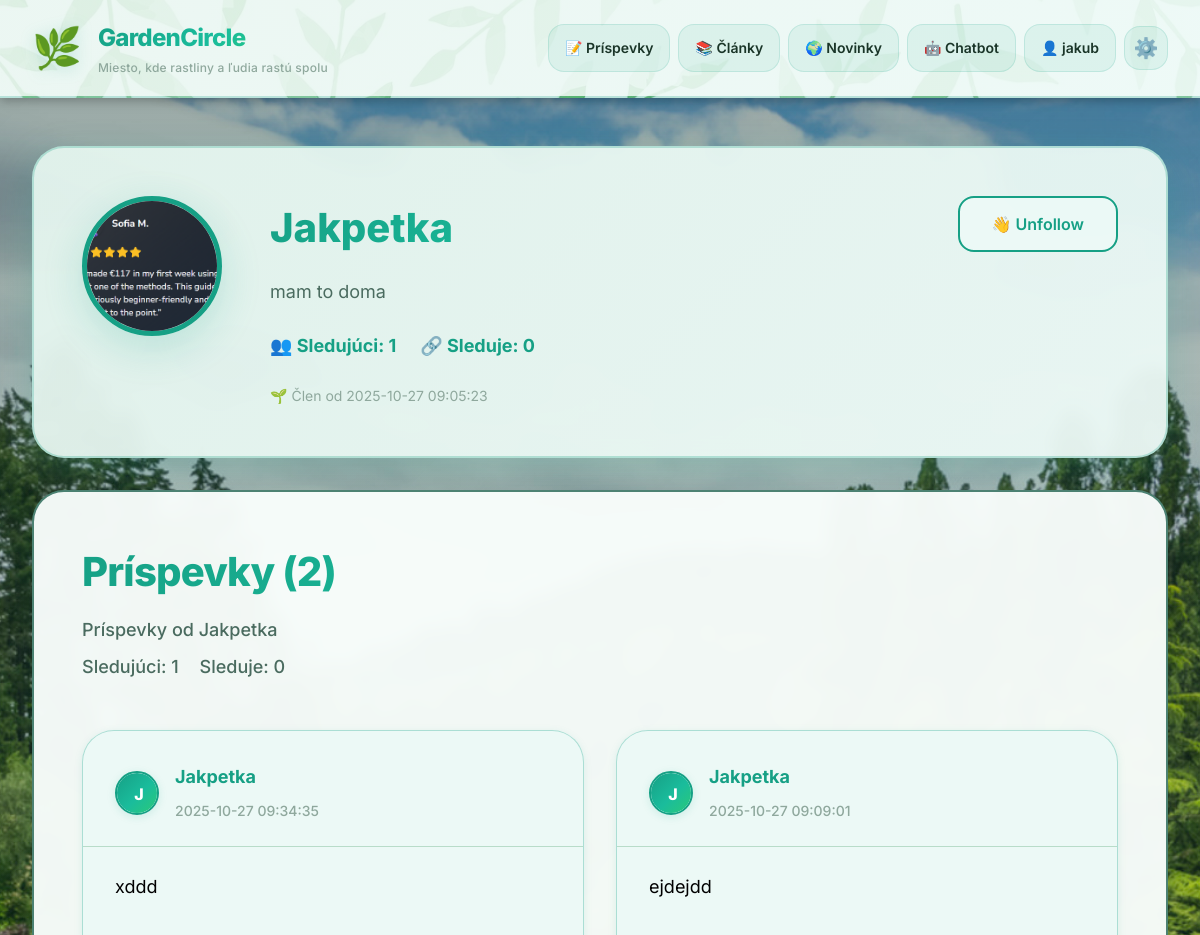
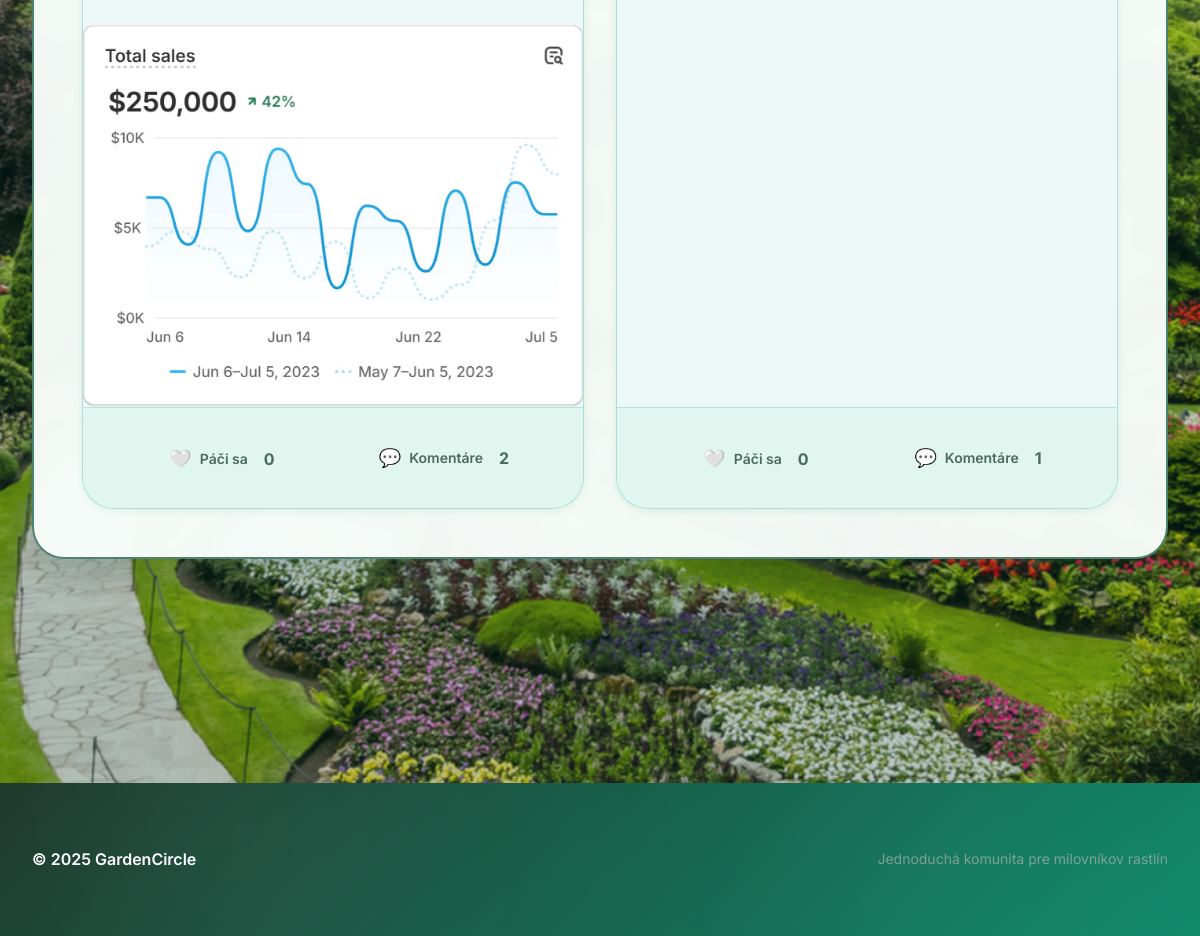
The app's page /user/Jakpetka (signed in) with its own data (2 pictures, top to bottom).
### tables this page shows
CREATE TABLE users (
            id INTEGER PRIMARY KEY AUTOINCREMENT,
            username TEXT UNIQUE NOT NULL,
            email TEXT UNIQUE NOT NULL,
            password_hash TEXT NOT NULL,
            bio TEXT DEFAULT '',
            profile_image TEXT,
            created_at TIMESTAMP NOT NULL DEFAULT (datetime('now'))
        , is_admin BOOLEAN DEFAULT 0);

CREATE TABLE posts (
            id INTEGER PRIMARY KEY AUTOINCREMENT,
            author TEXT NOT NULL DEFAULT 'Anonym',
            content TEXT NOT NULL,
            created_at TIMESTAMP NOT NULL DEFAULT (datetime('now'))
        , image_path TEXT, author_id INTEGER, image_path哦 TEXT);

### backend/routes.py (the view)
    @app.route("/user/<username>")
    @login_required
    def user_profile(username):
        user = User.get_by_username(username)
        if not user:
            return render_template("404.html"), 404
        db = get_db()
        rows = db.execute(
            "SELECT id, author_id, author, content, created_at, image_path FROM posts WHERE author_id = ? ORDER BY created_at DESC",
            (user.id,)
        ).fetchall()
        if not rows:
            posts = []
        else:
            post_ids = [r[0] for r in rows]
            placeholders = ','.join('?' * len(post_ids))
            like_counts = db.execute(
                f"SELECT post_id, COUNT(*) as count FROM likes WHERE post_id IN ({placeholders}) GROUP BY post_id",
                post_ids
            ).fetchall()
            like_counts_dict = {row[0]: row[1] for row in like_counts}
            comment_counts = db.execute(
                f"SELECT post_id, COUNT(*) as count FROM comments WHERE post_id IN ({placeholders}) GROUP BY post_id",
                post_ids
            ).fetchall()
            comment_counts_dict = {row[0]: row[1] for row in comment_counts}
            liked_posts = set()
            if current_user.is_authenticated:
                liked_rows = db.execute(
                    f"SELECT post_id FROM likes WHERE post_id IN ({placeholders}) AND user_id = ?",
                    post_ids + [current_user.id]
                ).fetchall()
                liked_posts = {row[0] for row in liked_rows}
            posts = []
            for r in rows:
                post_id = r[0]
                posts.append({
                    "id": post_id,
                    "author_id": r[1],
                    "author": r[2],
                    "content": r[3],
                    "created_at": r[4],
                    "image_path": r[5],
                    "like_count": like_counts_dict.get(post_id, 0),
                    "liked": post_id in liked_posts,
                    "comment_count": comment_counts_dict.get(post_id, 0)
                })
        followers = db.execute("SELECT COUNT(1) FROM follows WHERE followed_id=?", (user.id,)).fetchone()[0]
        following = db.execute("SELECT COUNT(1) FROM follows WHERE follower_id=?", (user.id,)).fetchone()[0]
        is_following = False
        if current_user.is_authenticated and current_user.id != user.id:
            is_following = db.execute("SELECT 1 FROM follows WHERE follower_id=? AND followed_id=?", (current_user.id, user.id)).fetchone() is not None
        return render_template("profile.html", user=user, posts=posts, followers=followers, following=following, is_following=is_following)

### backend/database.py (called while the page is built)
def get_db():
    db = getattr(g, "_database", None)
    if db is None:
        os.makedirs(os.path.dirname(DB_PATH), exist_ok=True)
        db = g._database = sqlite3.connect(DB_PATH)
        db.row_factory = sqlite3.Row
    return db

### backend/routes.py (called while the page is built)
@login_manager.user_loader
def load_user(user_id):
    return User.get_by_id(user_id)

### backend/user.py (called while the page is built)
    @staticmethod
    def get_by_id(user_id):
        db = get_db()
        row = db.execute(
            "SELECT id, username, email, password_hash, bio, profile_image, created_at, COALESCE(is_admin, 0) as is_admin FROM users WHERE id = ?",
            (user_id,)
        ).fetchone()
        if row:
            return User(row[0], row[1], row[2], row[3], row[4], row[5], row[6], row[7])
        return None

    @staticmethod
    def get_by_username(username):
        db = get_db()
        row = db.execute(
            "SELECT id, username, email, password_hash, bio, profile_image, created_at, COALESCE(is_admin, 0) as is_admin FROM users WHERE username = ?",
            (username,)
        ).fetchone()
        if row:
            return User(row[0], row[1], row[2], row[3], row[4], row[5], row[6], row[7])
        return None

### templates/profile.html (shortened to what this page needs)
{% extends 'base.html' %}
{% block content %}
  <section class="card hero-card fade-in">
    <div style="display: flex; align-items: flex-start; gap: var(--space-2xl); flex-wrap: wrap;">
      <div style="flex-shrink: 0; position: relative;">
        {% if user.profile_image %}
          {% if user.profile_image.startswith('http') %}
            <img src="{{ user.profile_image }}" alt="{{ user.username }}" style="width: 140px; height: 140px; border-radius: var(--radius-full); object-fit: cover; border: 5px solid var(--primary-green); box-shadow: var(--shadow-green);" loading="lazy">
          {% else %}
            <img src="{{ url_for('static', filename=user.profile_image) }}" alt="{{ user.username }}" style="width: 140px; height: 140px; border-radius: var(--radius-full); object-fit: cover; border: 5px solid var(--primary-green); box-shadow: var(--shadow-green);" loading="lazy">
          {% endif %}
        {% endif %}
      </div>
      <div style="flex: 1; min-width: 280px;">
        <h1 style="font-size: var(--font-size-4xl); margin-bottom: var(--space-md); font-weight: 800; background: var(--gradient-primary); -webkit-background-clip: text; -webkit-text-fill-color: transparent; background-clip: text;">{{ user.username }}</h1>
        {% if user.bio %}
          <p style="color: var(--text-medium); font-size: var(--font-size-lg); margin-bottom: var(--space-lg); line-height: var(--line-height-relaxed);">{{ user.bio }}</p>
        {% else %}
          <p class="muted" style="font-size: var(--font-size-base); margin-bottom: var(--space-lg);">Zatiaľ žiadna bio</p>
        {% endif %}
        <div style="display: flex; gap: var(--space-lg); flex-wrap: wrap; margin-bottom: var(--space-lg);">
          <div>
            <strong style="color: var(--primary-green); font-size: var(--font-size-lg);" id="followersCount">👥 Sledujúci: {{ followers }}</strong>
          </div>
          <div>
            <strong style="color: var(--primary-green); font-size: var(--font-size-lg);" id="followingCount">🔗 Sleduje: {{ following }}</strong>
          </div>
        </div>
        <small class="muted" style="display: block;">🌱 Člen od {{ user.created_at }}</small>
      </div>
      <div style="flex-shrink: 0;">
        {% if current_user.id == user.id %}
          <a href="{{ url_for('edit_profile') }}" class="btn btn-secondary">✏️ Upraviť profil</a>
        {% else %}
          <form id="followForm" data-username="{{ user.username }}" style="margin: 0;">
            <button type="submit" class="btn {{ 'btn-secondary' if is_following else 'btn-primary' }}" id="followBtn">
              {{ '👋 Unfollow' if is_following else '➕ Follow' }}
            </button>
          </form>
        {% endif %}
      </div>
    </div>
  </section>
  <section class="card">
    <header class="section-header">
      <h2>Príspevky ({{ posts|length }})</h2>
      <p class="muted">Príspevky od {{ user.username }}</p>
      <div class="muted" style="margin-top:.5rem;">
        <span id="followersCount">Sledujúci: {{ followers }}</span>
        <span style="margin-left:1rem;" id="followingCount">Sleduje: {{ following }}</span>
      </div>
    </header>
    {% if posts %}
      <ul id="postList" class="post-list" aria-live="polite">
        {% for p in posts %}
          <li class="post-card-modern fade-in" data-id="{{ p.id }}">
            <div class="post-card-header">
              <a href="{{ url_for('user_profile', username=p.author) }}" class="post-author-link">
                <div class="post-author-avatar">
                  <div class="avatar-placeholder-small">{{ p.author[0].upper() }}</div>
                </div>
                <div class="post-author-info">
                  <strong class="post-author-name">{{ p.author }}</strong>
                  <time class="post-time">{{ p.created_at }}</time>
                </div>
              </a>
            </div>
            <a href="{{ url_for('post_detail', post_id=p.id) }}" class="post-content-link">
              <div class="post-content-wrapper">
                <p class="post-content-text">{{ p.content }}</p>
              </div>
              {% if p.image_path %}
                <div class="post-image-wrapper">
                  <img src="{{ url_for('static', filename=p.image_path) }}" alt="Obrázok príspevku" class="post-image" loading="lazy">
                </div>
              {% endif %}
            </a>
            <div class="post-actions-modern">
              <button class="action-btn like-btn-modern {{ 'liked' if p.liked else '' }}" data-post-id="{{ p.id }}" aria-label="Páči sa mi to">
                <span class="action-icon">{{ '❤️' if p.liked else '🤍' }}</span>
                <span class="action-label">Páči sa</span>
                <span class="action-count like-count" data-post-id="{{ p.id }}">{{ p.like_count or 0 }}</span>
              </button>
              <a href="{{ url_for('post_detail', post_id=p.id) }}" class="action-btn comment-btn-modern" aria-label="Komentáre">
                <span class="action-icon">💬</span>
                <span class="action-label">Komentáre</span>
                <span class="action-count comment-count">{{ p.comment_count or 0 }}</span>
              </a>
            </div>
          </li>
        {% endfor %}
      </ul>
    {% else %}
      <div class="empty-posts">
        <div class="empty-posts-icon">🌱</div>
        <h3>Zatiaľ žiadne príspevky</h3>
        <p class="muted">Buď prvý, kto zdieľa svoju skúsenosť s rastlinami!</p>
      </div>
    {% endif %}
  </section>
{% endblock %}

### templates/base.html (shortened to what this page needs)
<!DOCTYPE html>
<html lang="sk">
<head>
  <link rel="stylesheet" href="{{ url_for('static', filename='css/style.css') }}">
</head>
<body class="{% block body_class %}{% endblock %}">
  <header class="site-header">
    <div class="container header-inner">
      <a class="brand" href="{{ url_for('home') }}">
        <span class="logo" aria-hidden="true">🌿</span>
        <div>
          <h1>GardenCircle</h1>
          <p class="tagline">Miesto, kde rastliny a ľudia rastú spolu</p>
        </div>
      </a>
      <nav class="main-nav" aria-label="Hlavná navigácia">
        {% if current_user.is_authenticated %}
          <a href="{{ url_for('posts_page') }}">📝 Príspevky</a>
          <a href="{{ url_for('articles') }}">📚 Články</a>
          <a href="{{ url_for('news') }}">🌍 Novinky</a>
          <a href="{{ url_for('chatbot_placeholder') }}">🤖 Chatbot</a>
          <a href="{{ url_for('user_profile', username=current_user.username) }}">👤 {{ current_user.username }}</a>
        {% else %}
          <a href="{{ url_for('login') }}">🔑 Prihlásiť</a>
          <a href="{{ url_for('register') }}">✨ Registrácia</a>
        {% endif %}
        {% if current_user.is_authenticated %}
        <a href="{{ url_for('settings') }}" class="menu-toggle" aria-label="Nastavenia">
          <span class="menu-icon">⚙️</span>
        </a>
        {% endif %}
      </nav>
    </div>
  </header>
  <main class="container">
    {% block content %}{% endblock %}
  </main>
  <footer class="site-footer">
    <div class="container footer-inner">
      <small>© 2025 GardenCircle</small>
      <span class="muted">Jednoduchá komunita pre milovníkov rastlín</span>
    </div>
  </footer>
</body>
</html>

### records on screen
users: username "jakub"
users: profile_image (picture), username "Jakpetka", bio "mam to doma", created_at "2025-10-27 09:05:23"
posts: author "J", author "Jakpetka", created_at "2025-10-27 09:34:35", content "xddd", image_path (picture), liked "🤍", like_count "0", comment_count "2"
posts: author "J", author "Jakpetka", created_at "2025-10-27 09:09:01", content "ejdejdd", liked "🤍", like_count "0", author "1"

### other values on screen
{{ followers }} "1"
{{ following }} "0"
{{ '👋 Unfollow' if is_following else '➕ Follow' }} "👋 Unfollow"
{{ posts|length }} "2"
